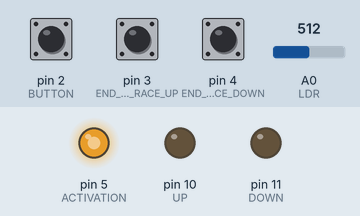
Simulated run of this sketch. Board: Arduino Uno, built with avr-gcc and run on an emulated ATmega328P. Parts: output pins drawn as LEDs (lit = HIGH). Inputs (shaded band) come from the test bench; at power-on: A0 (LDR) = 512, pin 2 (BUTTON) LOW, pin 4 (END_OF_RACE_DOWN) LOW, pin 3 (END_OF_RACE_UP) LOW. What the sketch prints to the serial monitor is not drawn.

Above: at 1.2 s.
1.3 s: A0 (LDR) set to 422
2.8 s: A0 (LDR) set to 402
At 4.0 s:
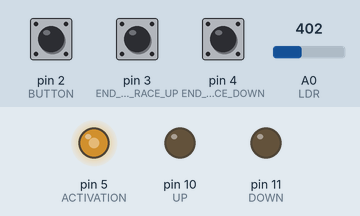
4.3 s: pin 2 (BUTTON) pulled HIGH for 0.15 s
At 5.6 s:
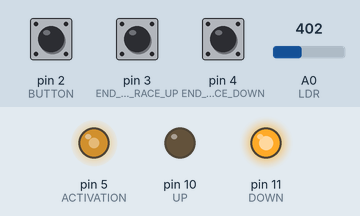
5.9 s: A0 (LDR) set to 511
At 6.4 s:
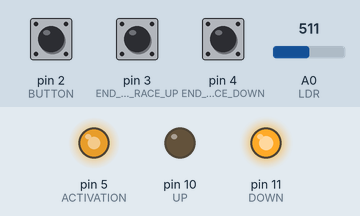
7.4 s: A0 (LDR) set to 245
At 8.4 s:
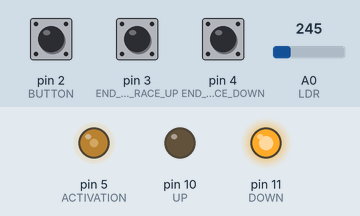
8.9 s: pin 4 (END_OF_RACE_DOWN) pulled HIGH for 0.15 s
At 9.6 s:
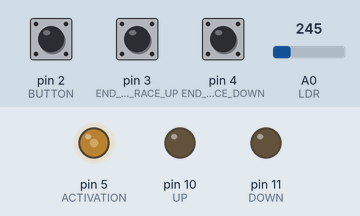
Timing chart, 0 to 11.5 s (numbered marks = the images above; inputs shaded):
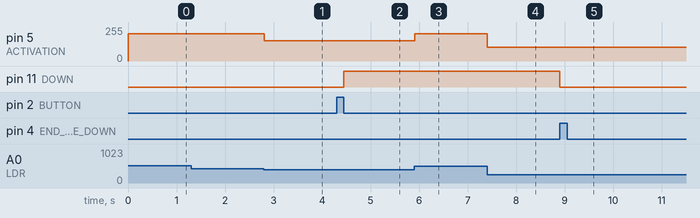

Measured:
- the behaviour switches between 414 and 413 on A0 (LDR) (found by bisection; images 0 and 1)
- after the input at 1.3 s, every drawn part: stays the same
- after the input at 2.8 s, pin 5 (ACTIVATION): 204/255 → 153/255 at once
- after the input at 4.3 s, pin 11 (DOWN): LOW → HIGH after 0.15 s
- after the input at 5.9 s, pin 5 (ACTIVATION): 153/255 → 204/255 at once
- after the input at 7.4 s, pin 5 (ACTIVATION): 204/255 → 102/255 at once
- after the input at 8.9 s, pin 11 (DOWN): HIGH → LOW at once

The sketch:

toldo_con_ldr.ino
```cpp
/*
  En esta práctica se recreará el funcionamiento de una ventana de coche.
  Consta de 3 pulsadores, uno que acciona la marcha de la ventana,
  pasando por paro si se encuentra en movimiento, y otros dos
  simulando finales de carrera.

  A diferencia de la pr´áctica anterior, en está no se tendrá en cuenta el
  tiempo de 7 segundos para detener el movimiento de la ventana

  Autor: Alejandro Sampedro Fernández
  Fecha: Marzo 2024
*/
#define BUTTON 2           // El pin del pulsador que queremos utilizar
#define END_OF_RACE_UP 3   // El pin de uno de los finales de carrera
#define END_OF_RACE_DOWN 4 // El pin del otro final de carrera
#define UP 10              // EL pin del relé que alimenta el motor de subida
#define DOWN 11            // El pin del relé que alimenta el motor de bajada
#define LDR A0             // El pin del LDR
#define ACTIVATION 5       // El pin que activa los motores
#define MIN_LDR_VALUE 6
#define MAX_LDR_VALUE 679 // Es el valor máximo que puede alcanzar el LDR
// Distintos niveles de luz que puede recivir el LDR (para el 100% se usa el
// MAX_LDR_VALUE). Es importante castear los valores como "long int" ya que
// el valor a la hora de hacer los calculos es demasiado grande y no entra
// dentro de un "int"
#define LEVEL0 MIN_LDR_VALUE + (long int)MAX_LDR_VALUE * 5 / 100
#define LEVEL1 MIN_LDR_VALUE + (long int)MAX_LDR_VALUE * 20 / 100
#define LEVEL2 MIN_LDR_VALUE + (long int)MAX_LDR_VALUE * 40 / 100
#define LEVEL3 MIN_LDR_VALUE + (long int)MAX_LDR_VALUE * 60 / 100
#define LEVEL4 MIN_LDR_VALUE + (long int)MAX_LDR_VALUE * 80 / 100

#define MAX_SPEED 255 // La velocidad máxima que puede alcanzar el motor
// Las distintas velocidades que puede tener el motor. Al igual que con
// los valores anteriores, es necesario castear el numero como "long int"
#define SPEED0 (long int)MAX_SPEED * 5 / 100
#define SPEED1 (long int)MAX_SPEED * 20 / 100
#define SPEED2 (long int)MAX_SPEED * 40 / 100
#define SPEED3 (long int)MAX_SPEED * 60 / 100
#define SPEED4 (long int)MAX_SPEED * 80 / 100

/*
  Descomentar si se quieren ver algunos datos en la ejecución
  (Imprimir cosas en consola por la página de TinkerCad es muy costoso,
  por lo que el funcionamiento del programa se ve afectado, provocando
  que algunas veces no se detecten correctamente los pulsadores, por
  lo que se recomienda no descomentar esto a la hora de probar el circuito)
*/
// #define DEBUG

/*
  Estructura de datos que guarda el estado de la ventana

  Las estructuras de datos son una forma de organizar los datos,
  el funcionamiento es el mismo que si las variables estuviesen
  definidas de la siguiente forma:

  int isUp;
  int isDown;
  int isMoving;
  ...

  Pero utilizando una estructura de datos, deberemos escribir el nombre
  de la estructura antes de acceder o modificar los datos

  state.isUp;
  state.isDown;
  state.isMoving;
  ...
*/
struct State {
  int isUp;         // Indica si la ventana está arriba
  int isDown;       // Indica si la ventana está abajo
  int isMoving;     // Indica si la ventana se está moviendo
  int currentState; // Indica si la ventana está subiendo o bajando
  int startMoving;  // Indica si la ventana tiene que empezar a moverse
  int ldrValue;     // Indica el valor de lectura del LDR
  int speed;        // Indica la valocidad a la que tiene que moverse el toldo
  bool needsToUpdate;
} state; // <-- Este es el nombre que tiene la structura de datos

void setup() {
  // Inicializamos las variables en sus valores por defecto
  state.isDown = 1;
  state.isUp = 0;
  state.isMoving = 0;
  state.currentState = 10; // 11 bajando, 10 subiendo
  state.startMoving = 0;
  state.ldrValue = 0;
  state.speed = 0;
  state.needsToUpdate = false;

  // Se indica si los pines son entradas o salidas
  pinMode(BUTTON, INPUT);
  pinMode(END_OF_RACE_UP, INPUT);
  pinMode(END_OF_RACE_DOWN, INPUT);
  pinMode(UP, OUTPUT);
  pinMode(DOWN, OUTPUT);
  pinMode(ACTIVATION, OUTPUT);

  Serial.begin(9600);

  Serial.println(SPEED0);
  Serial.println(SPEED1);
  Serial.println(SPEED2);
  Serial.println(SPEED3);
  Serial.println(SPEED4);
  Serial.println(MAX_SPEED);
}

void loop() {
  debug(); // Imprime algunos datos de información en pantalla
  /*
    Al pulsar el boton,
    se indica que la ventana deberia moverse poniendo "startMoving" a uno,
    y se queda en bucle hasta soltar el pulsador,
    pa ra evitar que se cuenten varias pulsaciones
  */
  while (digitalRead(BUTTON)) {
    state.startMoving = 1;
  }

  loadSpeed(); // Obtenemos la velocidad a la que debe ir el toldo

  /*
    Obtiene el estado de los pulsadores que hacen de final de carrera
    (En esta caso no es necesario asegurar de que solo se pulso una vez,
    ya que no nos importa si detecta varias pulsaciones)
  */
  state.isDown = digitalRead(END_OF_RACE_DOWN);
  state.isUp = digitalRead(END_OF_RACE_UP);

  // Si la ventana debe empezar a moverse
  if (state.startMoving) {
    // Se invierte la variable para que no se ejecute esta parte del código en
    // la próxima iteración del bucle
    state.startMoving = !state.startMoving;

    // Devuelve los estados de los finales de carrera a 0
    state.isDown = 0;
    state.isUp = 0;

    // Si la ventana se estaba moviendo se detendrá el movimiento anterior
    if (state.isMoving) {
      digitalWrite(state.currentState, LOW);
      // Se indica que la ventana ha dejado de moverse
      state.isMoving = 0;
    } else {
      // Invierte el estado de la ventana (si está abajo bajará, si está
      // arriba subirá)
      state.currentState = getOpositePin();

      state.isMoving = 1; // Se indica que se está moviendo la ventana
      digitalWrite(state.currentState, HIGH); // Se pone en movimiento
    }
  }

  // En caso de que se esté moviendo y detecte algun final de carrera,
  // detiene la subida/bajada de la ventana
  if (state.isMoving && (state.isDown && state.currentState == 11) ||
      (state.isUp && state.currentState == 10)) {
    digitalWrite(state.currentState, LOW);
    state.isMoving = 0; // Se indica que dejo de moverse
  }

  delay(10);
}

// Esta función invierte el pin seleccionado
int getOpositePin() {
  if (state.currentState == DOWN)
    return UP;

  return DOWN;
}

// Esta función devuelve el nombre de la dirección a la que
// se está moviendo la ventana (parada, subiendo, bajada)
String getDirectionName() {
  if (!state.isMoving)
    return "PARADO";

  if (state.currentState == DOWN)
    return "BAJANDO";

  return "SUBIENDO";
}

/*
  Esta función lee el valor de entrada del LDR
  y lo traduce en una de las 5 valocidades a las
  que funciona el toldo, luego activa la salida
  POWER con en valor de la velocidad
*/
int loadSpeed() {
  state.ldrValue = analogRead(LDR);

  if (state.ldrValue <= LEVEL0) {
    state.needsToUpdate = !(state.speed == SPEED0);
    state.speed = SPEED0;
  } else if (state.ldrValue <= LEVEL1) {
    state.needsToUpdate = !(state.speed == SPEED1);
    state.speed = SPEED1;
  } else if (state.ldrValue <= LEVEL2) {
    state.needsToUpdate = !(state.speed == SPEED2);
    state.speed = SPEED2;
  } else if (state.ldrValue <= LEVEL3) {
    state.needsToUpdate = !(state.speed == SPEED3);
    state.speed = SPEED3;
  } else if (state.ldrValue <= LEVEL4) {
    state.needsToUpdate = !(state.speed == SPEED4);
    state.speed = SPEED4;
  } else {
    state.needsToUpdate = !(state.speed == MAX_SPEED);
    state.speed = MAX_SPEED;
  }

  analogWrite(ACTIVATION, state.speed);
}

/* Esta función imprime por pantalla algunos datos
 de información de la ejecución (esta función es
 muy costosa y puede verse alterado el funcionamiento
 del programa debido al costo que tiene su ejecución)*/
void debug() {
#ifdef DEBUG
  Serial.println("----------------------------");
  Serial.print("Direccion:");
  Serial.print(" | ");
  Serial.print("FDC ABAJO:");
  Serial.print(" | ");
  Serial.print("FDC ARRIBA:\n");
  Serial.print(getDirectionName());
  Serial.print("     |      ");
  Serial.print(state.isDown);
  Serial.print("     |      ");
  Serial.print(state.isUp);
  Serial.print("\n----------------------------");
#endif
}
```
